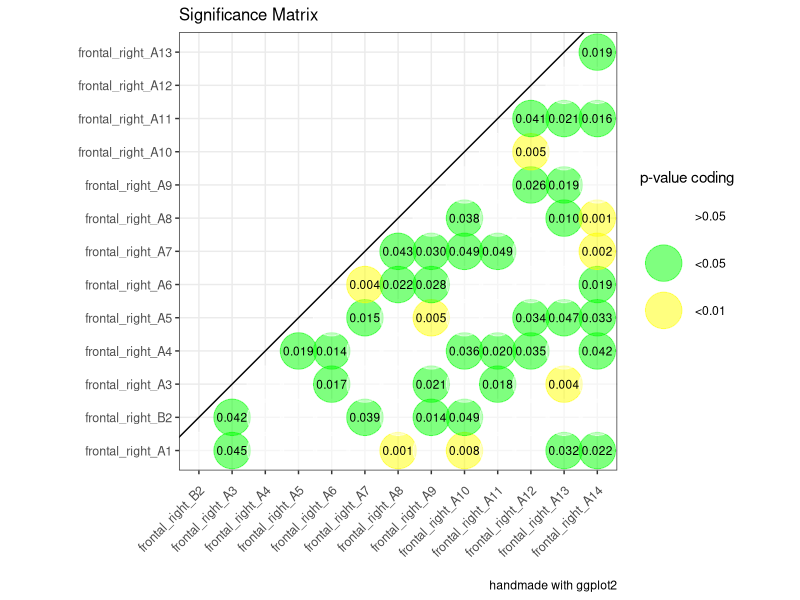

This figure's R source:

library(reshape2)
library(ggplot2)
library(tidyverse)

mat_p <- matrix(runif(196,0,0.1),nrow=14)
mat_t <- matrix(runif(196,0,10),nrow=14)

names <- c("frontal_right_A1",
                    "frontal_right_B2",
                    "frontal_right_A3",
                    "frontal_right_A4",
                    "frontal_right_A5",
                    "frontal_right_A6",
                    "frontal_right_A7",
                    "frontal_right_A8",
                    "frontal_right_A9",
                    "frontal_right_A10",
                    "frontal_right_A11",
                    "frontal_right_A12",
                    "frontal_right_A13",
                    "frontal_right_A14"
)


A <- mat_p
Alt_b = lower.tri(A, diag = FALSE)
Aut_b = upper.tri(A, diag = FALSE)
Alt <- A[Alt_b]
Aut <- A[Aut_b]
df_tval <- melt(mat_t)
df<-melt(A)
df$t_val <- df_tval$value

tmp <- as.character(df$value)
tmp[df$value<3]="1"
tmp[df$value<0.05]="2"
tmp[df$value<0.01]="3"
tmp[df$value<0.001]="4"
tmp[df$value<0.0001]="5"
# tmp[df$value<3]="pval >0.5"
# tmp[df$value<0.05]="0.01 < pval <= 0.05"
# tmp[df$value<0.01]="0.001 < pval <= 0.01"
# tmp[df$value<0.001]="0.0001 < pval <= 0.001"
# tmp[df$value<0.0001]="pval <= 0.0001"
sig_level = tmp
df$sig_level = tmp




df$lt<-melt(Alt_b)
df$ut<-melt(Aut_b)
#dflt <- df[df[,"lt.value"]==TRUE, ]
#df<-as_tibble(df)
dflt <- df %>% filter(lt$value==TRUE)
dfut <- df %>% filter(ut$value==TRUE)
#df[df$lt.value==TRUE,]


#dfut<-df[df$value!=0,]
#df$V2 <- factor(df$Var2, levels = df$V2)






#diagonal_elements <- df$Var1==df$Var2

ggplot(df, aes(x = Var1, y = Var2)) +
  #geom_raster(aes(fill=value)) +
  #scale_fill_gradient(low="grey90", high="red") +
  labs(x="",
       y="",
       title="Significance Matrix",
       caption="handmade with ggplot2") +
  theme_bw() + theme(axis.text.x=element_text(size=9, angle=45, vjust=0.9, hjust=1.0),
                     axis.text.y=element_text(size=9),
                     plot.title=element_text(size=12),
                     aspect.ratio = 1) +
  geom_point(data = dflt, aes(x = dflt$Var1, y= dflt$Var2,colour = dflt$sig_level),
            size = 12,
            alpha = 0.5,
            stat = "identity",
            #position='stack',
            show.legend = TRUE
            )+
  scale_color_manual(name = "p-value coding",
                     values = c("white", "green", "yellow", "red"   , "pink", "black"),
                     labels = c(">0.05", "<0.05", "<0.01" , "<0.001", "<0.0001", "not existent"))+
  geom_text(data = dflt, aes(label= ifelse(value<0.05, sprintf("%0.3f", round(value,digits =3)),"")),
            hjust=0.5, vjust=0.5, size = 3,
            stat = "identity")+
  geom_abline(slope = 1, intercept = 0) +
  scale_y_continuous(breaks=seq(1, length(names), 1), labels = names, minor_breaks = NULL) +
  scale_x_continuous(breaks=seq(1, length(names), 1), labels = names, minor_breaks = NULL)




 # axis(1, at=1:length(names), labels = letters[1:length(names)])
#gg<-gg + scale_x_continuous(breaks=seq(1, length(names), 1), labels = names)
#gg +
#text(seq(1, length(names), by=1), par("usr")[3] - 0.2, labels = names, srt = 45, pos =1, xpd = TRUE)
  #scale_y_discrete(limits=names)

 # guides(color = TRUE)


# p + geom_point(aes(colour = p$data$siglevel),
#                size = 12,
#                alpha = 0.8,
#                show.legend = TRUE) +
#   scale_color_manual(name = "pvalue",
#                      values = c("red", "yellow", "green", "black", "black", "black"))+
#   geom_text(aes(label= ifelse(pvalue<0.05, sprintf("%0.3f", round(pvalue,digits =3)),"")),
#             hjust=0.5, vjust=0.5, size = 3 )
  #guides(color = TRUE)



# colnames(mat_p) = names
# rownames(mat_p) = names
# ggcorrplot(mat_p, hc.order = FALSE,
#            type = "lower",
#            lab = FALSE,
#            lab_size = 3, insig = 'blank',
#            method="circle", p.mat = mat_p, sig.level = 0.05,
#            #colors = c("tomato2", "white", "springgreen3"),
#            colors = c("white"),
#            title="Significant values ",
#            #show.legend = FALSE,
#            ggtheme=theme_bw)

#
# tmp <- as.character(p$data$pvalue)
# tmp[p$data$pvalue<3]="pval >0.5"
# tmp[p$data$pvalue<0.05]="0.01 < pval <= 0.05"
# tmp[p$data$pvalue<0.01]="0.001 < pval <= 0.01"
# tmp[p$data$pvalue<0.001]="0.0001 < pval <= 0.001"
# tmp[p$data$pvalue<0.0001]="pval <= 0.0001"
# p$data$siglevel = tmp
#
#
#
#
# p + geom_point(aes(colour = p$data$siglevel),
#                size = 12,
#                alpha = 0.8,
#                show.legend = TRUE) +
#   scale_color_manual(name = "pvalue",
#           values = c("red", "yellow", "green", "black", "black", "black"))+
#  geom_text(aes(label= ifelse(pvalue<0.05, sprintf("%0.3f", round(pvalue,digits =3)),"")),
#           hjust=0.5, vjust=0.5, size = 3 ) +
#   guides(color = TRUE)
